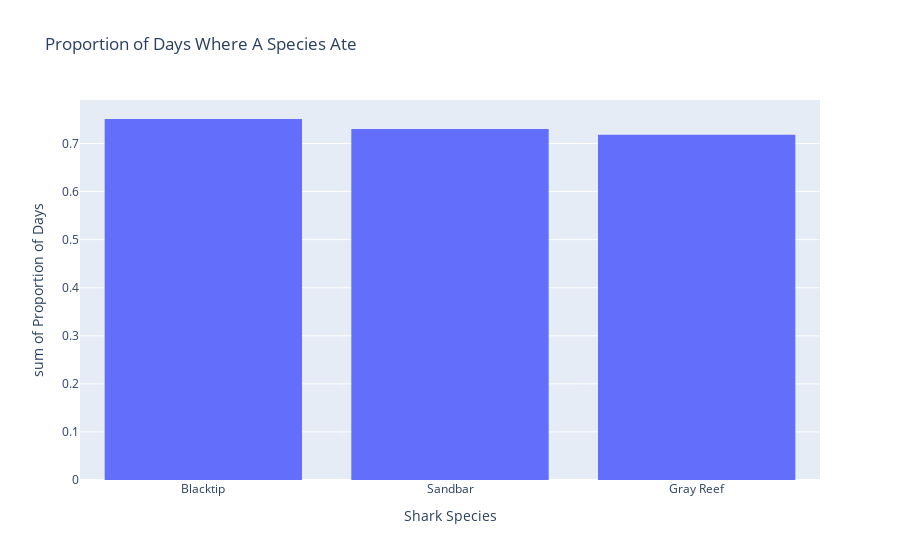

The code cell stored with this chart in its notebook:
### Markdown cell above
# 
Blacktip sharks had the highest number of days where at least one shark from the group ate at least 1 fish. At least 1 Blacktip shark ate for .998 of the days. Gray Reef sharks only had at least one shark eat for .957 of the days, which was the lowest of the three groups

### Code cell
# Graph Proportions Based on Species of Shark
Species_Eaten_Props = {'Species': ['Blacktip','Sandbar','Gray Reef'],
        'Proportion': [BT_Eaten_Prop,SB_Eaten_Prop,GR_Eaten_Prop]
        }
Species_Eaten_Props_df = pd.DataFrame(Species_Eaten_Props, columns = ['Species', 'Proportion'])
fig = px.histogram(Species_Eaten_Props_df, x="Species", y="Proportion", 
                   title = "Proportion of Days Where A Species Ate",
                  labels={
                     "Species": "Shark Species",
                     "Proportion": "Proportion of Days",
                 })
fig.show()

### Figure 1 — Plotly figure (JSON) as saved in the notebook; plotly's stock layout.template omitted (floating-point values rounded to 4 significant figures)
{"data": [{"alignmentgroup": "True", "bingroup": "x", "histfunc": "sum", "hovertemplate": "Shark Species=%{x}<br>sum of Proportion of Days=%{y}<extra></extra>", "legendgroup": "", "marker": {"color": "#636efa"}, "name": "", "offsetgroup": "", "orientation": "v", "showlegend": false, "type": "histogram", "x": ["Blacktip", "Sandbar", "Gray Reef"], "xaxis": "x", "y": [0.751, 0.73, 0.718], "yaxis": "y"}], "layout": {"barmode": "relative", "legend": {"tracegroupgap": 0}, "title": {"text": "Proportion of Days Where A Species Ate"}, "xaxis": {"anchor": "y", "domain": [0, 1], "title": {"text": "Shark Species"}}, "yaxis": {"anchor": "x", "domain": [0, 1], "title": {"text": "sum of Proportion of Days"}}}}
